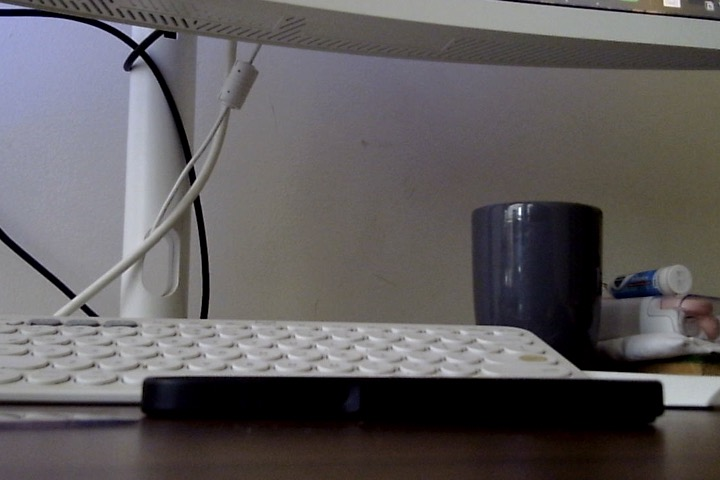
#> input picture optical_flow/img1.jpg, 720 x 480 px
$ python ayush_ofintegrated.py
#> lines starting #> are read from the running program, lines starting #| are printed output that depends on the picture; after the words box and inside, x2 and y2 are one past the last pixel; in counts of white or black regions, pixels touching at a corner belong together
import cv2
import numpy as np

sift = cv2.SIFT_create()

# Sharpening Kernel
kernel = np.array([[-1, -1, -1], [-1, 9, -1], [-1, -1, -1]])

# Load images
img1_1 = cv2.imread("img1.jpg")
#> img1_1 is the input picture: shape (480, 720, 3); mean B, G, R 93.5, 92.1, 95.6
img2_1 = cv2.imread("img2.jpg")
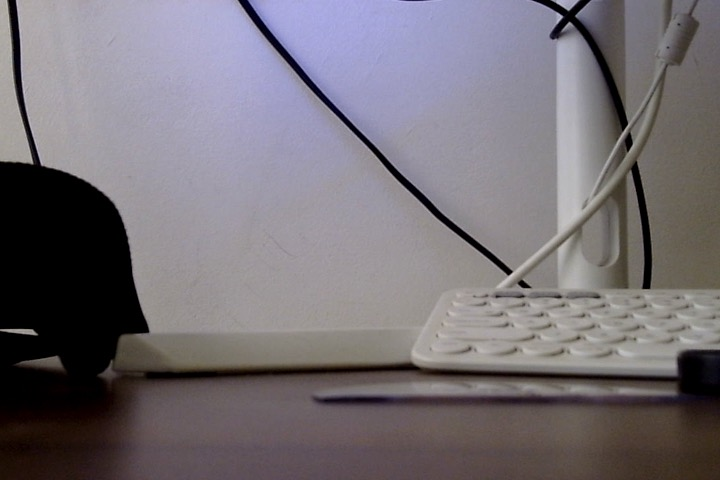
#> input picture optical_flow/img2.jpg, 720 x 480 px
#> img2_1 is the input picture: shape (480, 720, 3); mean B, G, R 117.5, 111.5, 117


img1 = cv2.cvtColor(img1_1, cv2.COLOR_BGR2GRAY)
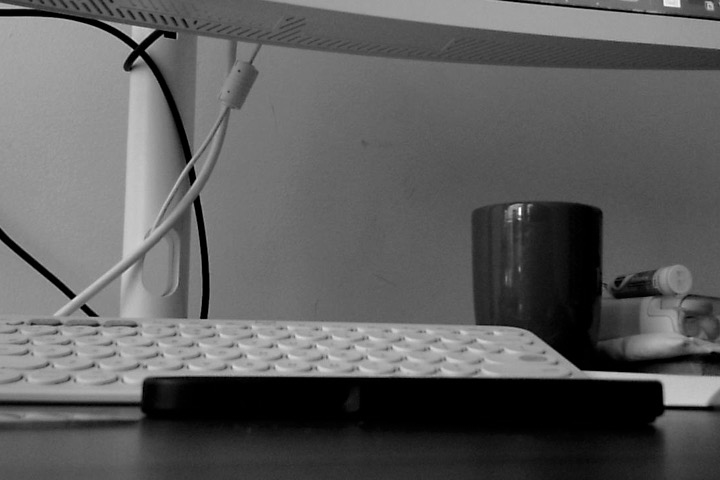
#> img1: shape (480, 720); min 0, max 253, mean 93.3
img2 = cv2.cvtColor(img2_1, cv2.COLOR_BGR2GRAY)
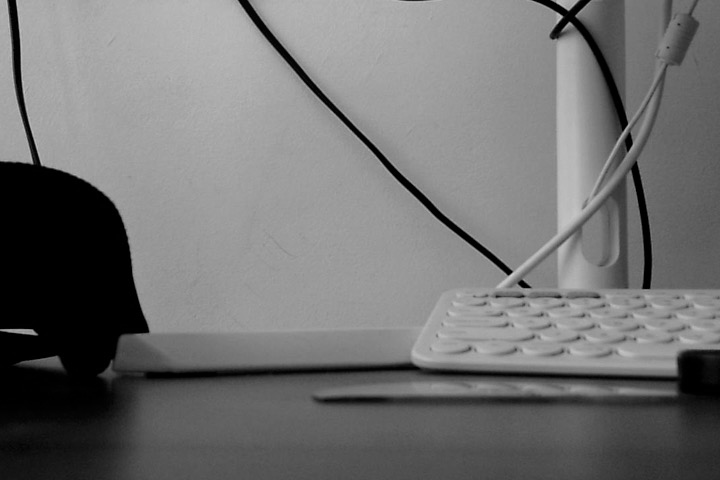
#> img2: shape (480, 720); min 0, max 214, mean 113.8

img1 = cv2.filter2D(img1, -1, kernel)
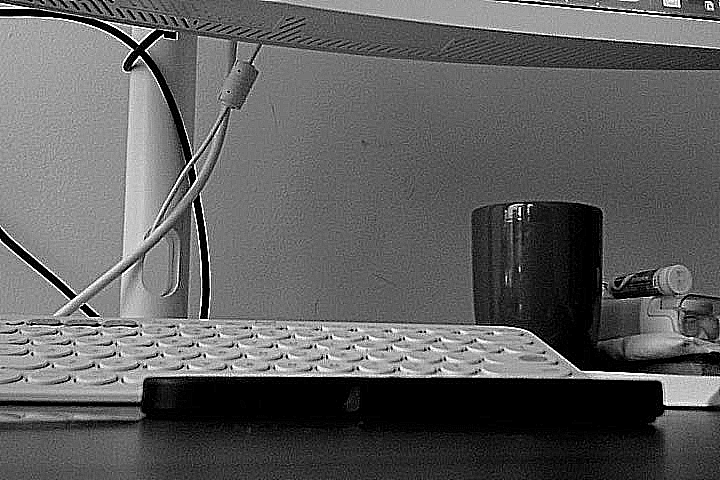
#> img1: shape (480, 720); min 0, max 255, mean 94.7
img2 = cv2.filter2D(img2, -1, kernel)
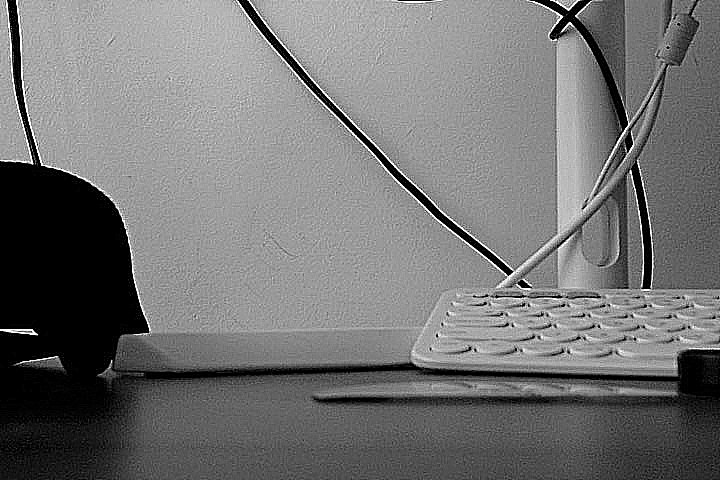
#> img2: shape (480, 720); min 0, max 255, mean 114.9


#p0 = cv2.goodFeaturesToTrack(img1, maxCorners=500, qualityLevel=0.2, minDistance=5)
#kp1, des1 = sift.detectAndCompute(img1, None)
#p0 = np.array([kp.pt for kp in kp1], dtype=np.float32).reshape(-1, 1, 2)

orb = cv2.ORB_create()
kp1, des1 = orb.detectAndCompute(img1, None)
#> kp1 = 500 keypoints; strongest (x, y, size): (530, 205, 31), (519, 218, 31), (163, 34, 31), (202, 317, 31)

p0 = np.array([kp.pt for kp in kp1], dtype=np.float32).reshape(-1, 1, 2)
#> p0 = 500 rows, first 8: [165, 38], [133, 50], [72, 298], [530, 205], [520, 214], [75, 296], [163, 34], [139, 60]


p1, st, err = cv2.calcOpticalFlowPyrLK(img1, img2, p0, None)
#> p1 = 500 rows, first 8: [186, -90.28], [125.8, -95.05], [182.5, 399.2], [574.1, 562.1], [567.2, 570.5], [184.2, 381.2], [185.1, -93.9], [141.4, -92.42]; st = 500 values, max 1 at index 2, min 0 at index 0, mean 0.718; err = 500 values, max 1.09e+37 at index 4, min 0 at index 39, mean 4.37e+34

# Filter only matched points (st == 1 means successfully tracked)
good_new = p1[st.flatten() == 1]
#> good_new = 359 rows, first 8: [182.5, 399.2], [184.2, 381.2], [206, 172.6], [212.7, 170.2], [138.3, 327.8], [230.9, 162.6], [396.7, 403.1], [392.7, 394.4]
good_old = p0[st.flatten() == 1]
#> good_old = 359 rows, first 8: [72, 298], [75, 296], [207, 318], [205, 318], [82, 308], [202, 317], [663, 402], [664, 404]


for new, old in zip(good_new, good_old):
    x_new, y_new = new.ravel()
    x_old, y_old = old.ravel()
    cv2.circle(img2_1, (int(x_new), int(y_new)), 3, (0, 255, 0), -1)
    cv2.circle(img1_1, (int(x_old), int(y_old)), 3, (0, 0, 255), -1)
    cv2.line(img2_1, (int(x_new), int(y_new)), (int(x_old), int(y_old)), (255, 0, 0), 1)
#> this loop made 359 passes
#> (x_new, y_new, x_old, y_old) on passes 1 to 3: (182.5, 399.2, 72, 298), (184.2, 381.2, 75, 296), (206, 172.6, 207, 318)
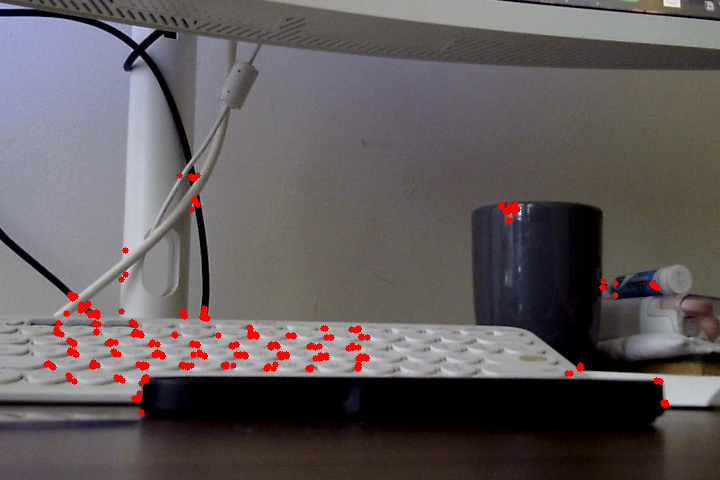
#> img1_1: shape (480, 720, 3); 1.37% of pixels changed, all inside (x1, y1, x2, y2) = (43, 172, 670, 416)
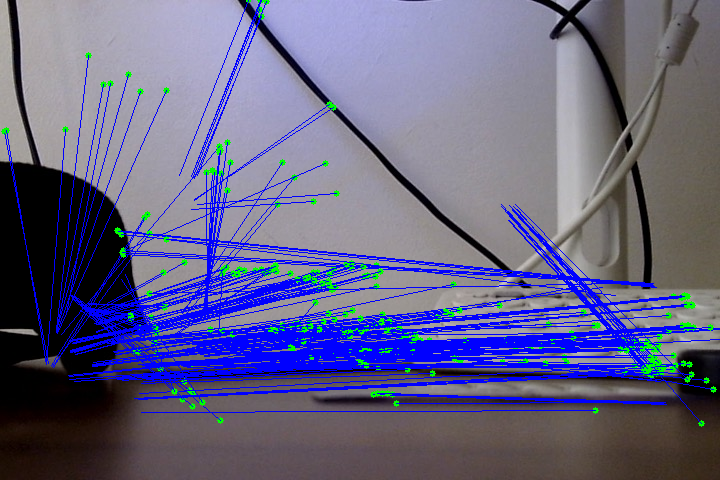
#> img2_1: shape (480, 720, 3); 13.55% of pixels changed, all inside (x1, y1, x2, y2) = (1, 0, 720, 427)


while True:
    cv2.imshow("Image 1", img1_1)
    cv2.imshow("Image 2", img2_1)
    if cv2.waitKey(1) == ord("q"):
#> (key q is pressed here)
        break
